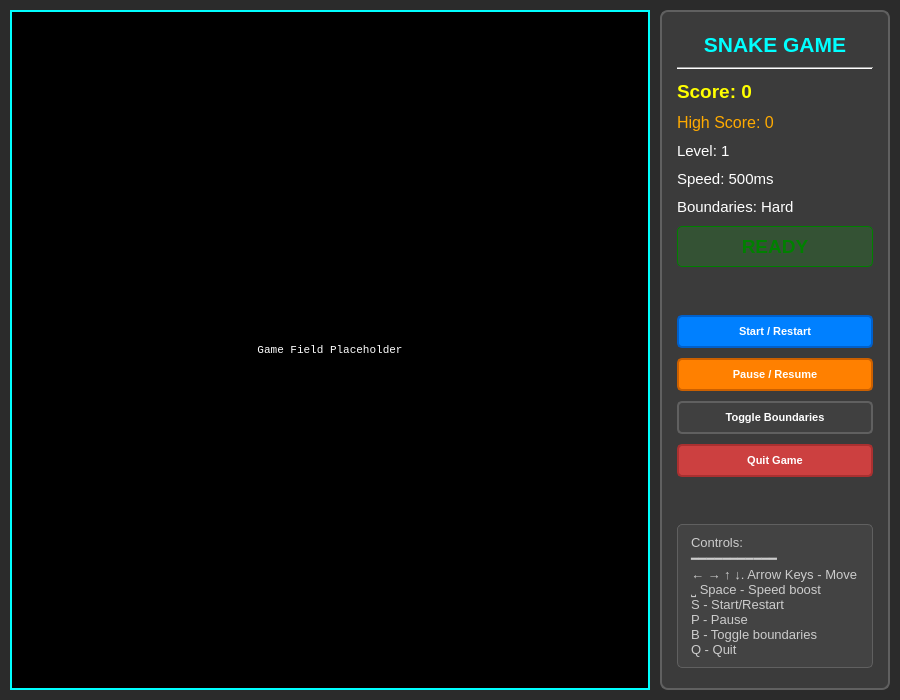
<?xml version="1.0" encoding="UTF-8"?>
<ui version="4.0">
 <class>SnakeView</class>
 <widget class="QMainWindow" name="SnakeView">
  <property name="geometry">
   <rect>
    <x>0</x>
    <y>0</y>
    <width>900</width>
    <height>700</height>
   </rect>
  </property>
  <property name="windowTitle">
   <string>Snake Game</string>
  </property>
  <property name="styleSheet">
   <string>QMainWindow {
    background-color: #2b2b2b;
}

QPushButton {
    background-color: #404040;
    color: white;
    border: 2px solid #606060;
    border-radius: 5px;
    padding: 8px;
    font-size: 11px;
    font-weight: bold;
}

QPushButton:hover {
    background-color: #505050;
    border-color: #707070;
}

QPushButton:pressed {
    background-color: #303030;
}

QLabel {
    color: white;
}

QFrame#sidebarFrame {
    background-color: #3b3b3b;
    border: 2px solid #606060;
    border-radius: 8px;
}</string>
  </property>
  <widget class="QWidget" name="centralwidget">
   <layout class="QHBoxLayout" name="horizontalLayout">
    <property name="spacing">
     <number>10</number>
    </property>
    <property name="leftMargin">
     <number>10</number>
    </property>
    <property name="topMargin">
     <number>10</number>
    </property>
    <property name="rightMargin">
     <number>10</number>
    </property>
    <property name="bottomMargin">
     <number>10</number>
    </property>
    <item>
     <widget class="QFrame" name="gameFrame">
      <property name="frameShape">
       <enum>QFrame::NoFrame</enum>
      </property>
      <property name="sizePolicy">
       <sizepolicy hsizetype="Expanding" vsizetype="Expanding">
        <horstretch>3</horstretch>
        <verstretch>0</verstretch>
       </sizepolicy>
      </property>
      <property name="minimumSize">
       <size>
        <width>400</width>
        <height>600</height>
       </size>
      </property>
      <layout class="QVBoxLayout" name="gameLayout">
       <property name="spacing">
        <number>0</number>
       </property>
       <property name="leftMargin">
        <number>0</number>
       </property>
       <property name="topMargin">
        <number>0</number>
       </property>
       <property name="rightMargin">
        <number>0</number>
       </property>
       <property name="bottomMargin">
        <number>0</number>
       </property>
       <item>
        <widget class="QLabel" name="fieldLabel">
         <property name="font">
          <font>
           <family>Monospace</family>
           <pointsize>8</pointsize>
          </font>
         </property>
         <property name="styleSheet">
          <string>background-color: black;
color: white;
border: 2px solid cyan;</string>
         </property>
         <property name="text">
          <string>Game Field Placeholder</string>
         </property>
         <property name="alignment">
          <set>Qt::AlignCenter</set>
         </property>
         <property name="sizePolicy">
          <sizepolicy hsizetype="Expanding" vsizetype="Expanding">
           <horstretch>0</horstretch>
           <verstretch>0</verstretch>
          </sizepolicy>
         </property>
        </widget>
       </item>
      </layout>
     </widget>
    </item>
    <item>
     <widget class="QFrame" name="sidebarFrame">
      <property name="frameShape">
       <enum>QFrame::StyledPanel</enum>
      </property>
      <property name="sizePolicy">
       <sizepolicy hsizetype="Fixed" vsizetype="Expanding">
        <horstretch>0</horstretch>
        <verstretch>0</verstretch>
       </sizepolicy>
      </property>
      <property name="minimumSize">
       <size>
        <width>220</width>
        <height>600</height>
       </size>
      </property>
      <property name="maximumSize">
       <size>
        <width>250</width>
        <height>16777215</height>
       </size>
      </property>
      <layout class="QVBoxLayout" name="sidebarLayout">
       <property name="spacing">
        <number>10</number>
       </property>
       <property name="leftMargin">
        <number>15</number>
       </property>
       <property name="topMargin">
        <number>20</number>
       </property>
       <property name="rightMargin">
        <number>15</number>
       </property>
       <property name="bottomMargin">
        <number>20</number>
       </property>
       <item>
        <widget class="QLabel" name="titleLabel">
         <property name="font">
          <font>
           <pointsize>16</pointsize>
           <weight>75</weight>
           <bold>true</bold>
          </font>
         </property>
         <property name="styleSheet">
          <string>color: cyan;</string>
         </property>
         <property name="text">
          <string>SNAKE GAME</string>
         </property>
         <property name="alignment">
          <set>Qt::AlignCenter</set>
         </property>
        </widget>
       </item>
       <item>
        <widget class="Line" name="line">
         <property name="styleSheet">
          <string>color: #606060;</string>
         </property>
         <property name="orientation">
          <enum>Qt::Horizontal</enum>
         </property>
        </widget>
       </item>
       <item>
        <widget class="QLabel" name="scoreLabel">
         <property name="font">
          <font>
           <pointsize>14</pointsize>
           <weight>75</weight>
           <bold>true</bold>
          </font>
         </property>
         <property name="styleSheet">
          <string>color: yellow;</string>
         </property>
         <property name="text">
          <string>Score: 0</string>
         </property>
        </widget>
       </item>
       <item>
        <widget class="QLabel" name="highScoreLabel">
         <property name="font">
          <font>
           <pointsize>12</pointsize>
          </font>
         </property>
         <property name="styleSheet">
          <string>color: #ffaa00;</string>
         </property>
         <property name="text">
          <string>High Score: 0</string>
         </property>
        </widget>
       </item>
       <item>
        <widget class="QLabel" name="levelLabel">
         <property name="font">
          <font>
           <pointsize>11</pointsize>
          </font>
         </property>
         <property name="text">
          <string>Level: 1</string>
         </property>
        </widget>
       </item>
       <item>
        <widget class="QLabel" name="speedLabel">
         <property name="font">
          <font>
           <pointsize>11</pointsize>
          </font>
         </property>
         <property name="text">
          <string>Speed: 500ms</string>
         </property>
        </widget>
       </item>
       <item>
        <widget class="QLabel" name="boundariesLabel">
         <property name="font">
          <font>
           <pointsize>11</pointsize>
          </font>
         </property>
         <property name="text">
          <string>Boundaries: Hard</string>
         </property>
        </widget>
       </item>
       <item>
        <widget class="QLabel" name="statusLabel">
         <property name="font">
          <font>
           <pointsize>14</pointsize>
           <weight>75</weight>
           <bold>true</bold>
          </font>
         </property>
         <property name="styleSheet">
          <string>color: green; 
background-color: rgba(0, 255, 0, 30);
border: 1px solid green;
border-radius: 5px;
padding: 8px;</string>
         </property>
         <property name="text">
          <string>READY</string>
         </property>
         <property name="alignment">
          <set>Qt::AlignCenter</set>
         </property>
        </widget>
       </item>
       <item>
        <spacer name="verticalSpacer">
         <property name="orientation">
          <enum>Qt::Vertical</enum>
         </property>
         <property name="sizeHint" stdset="0">
          <size>
           <width>20</width>
           <height>20</height>
          </size>
         </property>
        </spacer>
       </item>
       <item>
        <widget class="QPushButton" name="startButton">
         <property name="font">
          <font>
           <pointsize>12</pointsize>
           <weight>75</weight>
           <bold>true</bold>
          </font>
         </property>
         <property name="styleSheet">
          <string>QPushButton {
    background-color: #0080ff;
    border-color: #0060cc;
}
QPushButton:hover {
    background-color: #1990ff;
}</string>
         </property>
         <property name="text">
          <string>Start / Restart</string>
         </property>
        </widget>
       </item>
       <item>
        <widget class="QPushButton" name="pauseButton">
         <property name="font">
          <font>
           <pointsize>11</pointsize>
           <weight>75</weight>
           <bold>true</bold>
          </font>
         </property>
         <property name="styleSheet">
          <string>QPushButton {
    background-color: #ff8000;
    border-color: #cc6000;
}
QPushButton:hover {
    background-color: #ff9019;
}</string>
         </property>
         <property name="text">
          <string>Pause / Resume</string>
         </property>
        </widget>
       </item>
       <item>
        <widget class="QPushButton" name="boundaryButton">
         <property name="text">
          <string>Toggle Boundaries</string>
         </property>
        </widget>
       </item>
       <item>
        <widget class="QPushButton" name="quitButton">
         <property name="styleSheet">
          <string>QPushButton {
    background-color: #cc4040;
    border-color: #aa3030;
}
QPushButton:hover {
    background-color: #dd5050;
}</string>
         </property>
         <property name="text">
          <string>Quit Game</string>
         </property>
        </widget>
       </item>
       <item>
        <spacer name="verticalSpacer_2">
         <property name="orientation">
          <enum>Qt::Vertical</enum>
         </property>
         <property name="sizeHint" stdset="0">
          <size>
           <width>20</width>
           <height>30</height>
          </size>
         </property>
        </spacer>
       </item>
       <item>
        <widget class="QLabel" name="controlsLabel">
         <property name="font">
          <font>
           <pointsize>10</pointsize>
          </font>
         </property>
         <property name="styleSheet">
          <string>color: #cccccc;
background-color: rgba(255, 255, 255, 10);
border: 1px solid #606060;
border-radius: 5px;
padding: 10px;</string>
         </property>
         <property name="text">
          <string>Controls:
━━━━━━━━━━━
← → ↑ ↓. Arrow Keys - Move
⎵ Space - Speed boost
S - Start/Restart
P - Pause
B - Toggle boundaries
Q - Quit</string>
         </property>
        </widget>
       </item>
      </layout>
     </widget>
    </item>
   </layout>
  </widget>
 </widget>
 <resources/>
 <connections/>
</ui>
